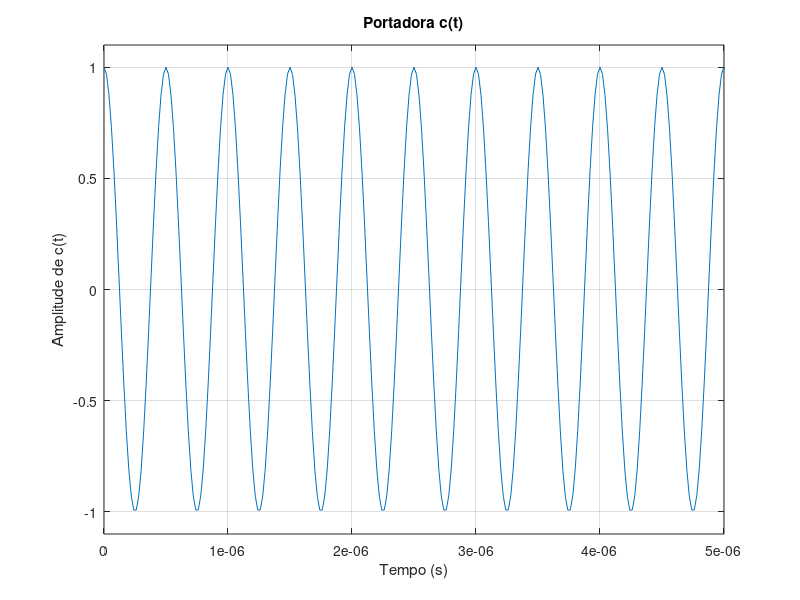
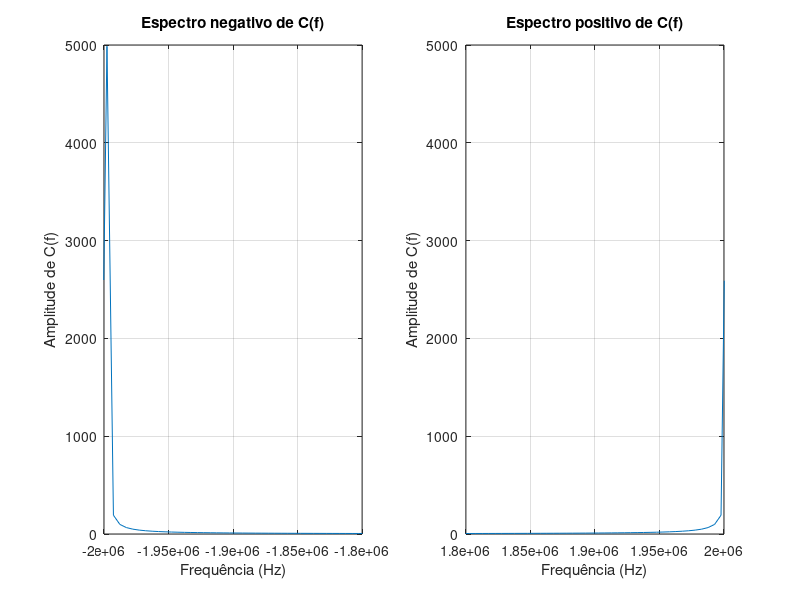
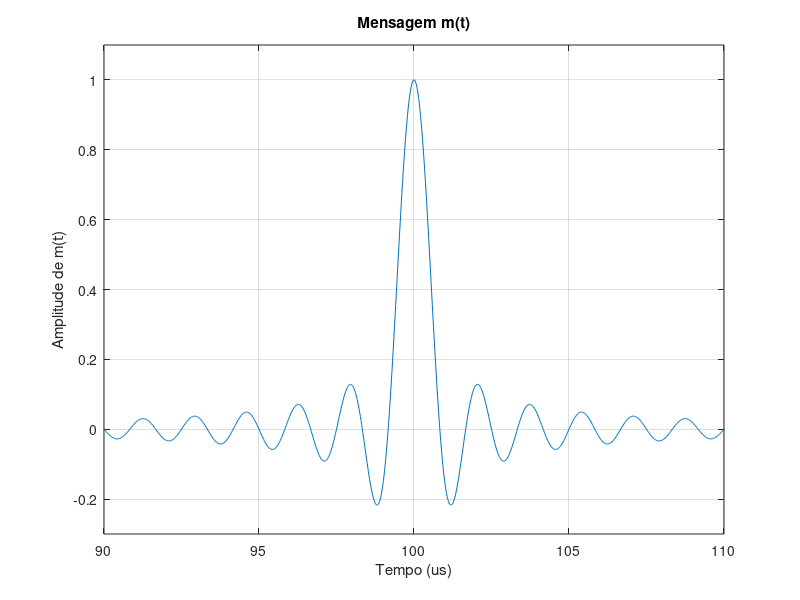

MATLAB code to generate these figures, in order: (Note: this script raises an error after producing the figures.)
%%%%%%%%%%%%%%%%%%%%%%%%%%%%%%% PCOM SEL 0616 %%%%%%%%%%%%%%%%%%%%%%%%%%%%%

%Carlos Henrique Hannas de Carvalho, nUSP: 11965988
%Gabriel Aguilar Soares de Melo, nUSP: 11915432
%Pedro Antonio Bruno Grando, nUSP: 12547166

%%%%%%%%%%%%%%%%%%%%%%%%%%%%%%%%%%%%%%%%%%%%%%%%%%%%%%%%%%%%%%%%%%%%%%%%%%%

close all
clear all

%%%%%%%%%%%%%%%%%%%%%%%%%%%%% DADOS INICIAIS %%%%%%%%%%%%%%%%%%%%%%%%%%%%%%

f_c = 2 * 10^6;                                                            %Frequencia da portadora (Hz)
f_samp = 50 * 10^6;                                                        %Frequencia de amostragem (Hz)

t_0 = 0;                                                                   %Tempo inicial (s)
t_f = 200 * 10^-6;                                                         %Tempo final (s)

N = f_samp * (t_f - t_0);                                                  %Quantidade de amostragens, no intervalo total de tempo

t = linspace(t_0, t_f, round(N));                                          %Vetor de tempo, com N amostras
f = linspace(-f_samp/2, f_samp/2, N);                                      %Vetor de frequencia, com N amostras

%%%%%%%%%%%%%%%%%%%%%%%%%%%%%%% EXERCICIO 1 %%%%%%%%%%%%%%%%%%%%%%%%%%%%%%%

%Intervalo de amplitude para plot no grafico
A_min = -1.1;                                                              %Amplitude minima para plot do exercicio 1 
A_max = 1.1;                                                               %Amplitude maxima para plot do exercicio 1

%Intervalo de tempo para plot no grafico
t_min = 0;                                                                 %Tempo minimo para plot do exercicio 1 (s)
t_max = 5 * 10^-6;                                                         %Tempo maximo para plot do exercicio 1 (s)

c_t = cos(2 * pi * f_c * t);                                               %Funcao da portadora c(t)

%Plot da portadora c(t)
figure
plot(t, c_t)
xlabel('Tempo (s)')
ylabel('Amplitude de c(t)')
xlim([t_min, t_max])                                                       %Intervalo de tempo do grafico
ylim([A_min, A_max])                                                       %Intervalo de amplitude do grafico 
title('Portadora c(t)');
grid on

%%%%%%%%%%%%%%%%%%%%%%%%%%%%%%%%%%%%%%%%%%%%%%%%%%%%%%%%%%%%%%%%%%%%%%%%%%%

%%%%%%%%%%%%%%%%%%%%%%%%%%%%%%% EXERCICIO 2 %%%%%%%%%%%%%%%%%%%%%%%%%%%%%%%

%Intervalo de frequencia para subplot negativo no grafico
f_neg_min = -2 * 10^6;                                                     %Frequencia minima negativa para subplot do exercicio 2 (Hz)
f_neg_max = -1.8 * 10^6;                                                   %Frequencia maxima negativa para subplot do exercicio 2 (Hz)

%Intervalo de frequencia para subplot positivo no grafico
f_pos_min = 1.8 * 10^6;                                                    %Frequencia minima negativa para subplot do exercicio 2 (Hz)
f_pos_max = 2 * 10^6;                                                      %Frequencia maxima positiva para subplot do exercicio 2 (Hz)

C_f = fft(c_t);                                                            %C(f): Transformada de Fourier de c(t)

%Plot dos espectros negativo e positivo
figure
subplot(1,2,1)                                                             %Posicao do espectro negativo no grafico
plot(f, fftshift(abs(C_f)))
xlabel('Frequência (Hz)')
ylabel('Amplitude de C(f)')
xlim([f_neg_min, f_neg_max])                                               %Intervalo de frequencia do espectro negativo no grafico
title('Espectro negativo de C(f)')
grid on

subplot(1,2,2)                                                             %Posicao do espectro positivo no grafico
plot(f, fftshift(abs(C_f)))
xlabel('Frequência (Hz)')
ylabel('Amplitude de C(f)')
xlim([f_pos_min, f_pos_max])                                               %Intervalo de frequencia do espectro positivo no grafico
title('Espectro positivo de C(f)')
grid on

%%%%%%%%%%%%%%%%%%%%%%%%%%%%%%%%%%%%%%%%%%%%%%%%%%%%%%%%%%%%%%%%%%%%%%%%%%%

%%%%%%%%%%%%%%%%%%%%%%%%%%%%%%% EXERCICIO 3 %%%%%%%%%%%%%%%%%%%%%%%%%%%%%%%

%Intervalo de tempo para plot no grafico
t_min = 90;                                                                %Tempo minimo para plot do exercicio 3 (us)
t_max = 110;                                                               %Tempo maximo para plot do exercicio 3 (us)

x = linspace(-120, 120, round(N));                                         %Define uma frequencia para sinc()
m1 = sinc(x);                                                              %Funcao da mensagem m(t)

%Plot da mensagem m(t)
figure
plot(t/1e-6, m1);
xlabel('Tempo (us)')
ylabel('Amplitude de m(t)')
xlim([t_min, t_max])                                                       %Intervalo de tempo do grafico
ylim([-0.3, 1.1])                                                          %Intervalo auxiliar
title('Mensagem m(t)')
grid on

%%%%%%%%%%%%%%%%%%%%%%%%%%%%%%%%%%%%%%%%%%%%%%%%%%%%%%%%%%%%%%%%%%%%%%%%%%%

%%%%%%%%%%%%%%%%%%%%%%%%%%%%%%% EXERCICIO 4 %%%%%%%%%%%%%%%%%%%%%%%%%%%%%%%

%Intervalo de frequencia para plot no grafico
f_min = -2 * 10^6;                                                         %Frequencia minima para plot do exercicio 4 (Hz)
f_max = 2 * 10^6;                                                          %Frequencia maxima para plot do exercicio 4 (Hz)

M1 = fft(m1);                                                              %M(f): Transformada de Fourier de m(t)

LMP = powerbw(abs(M1), f);                                                 %Calcula Largura de Meia Potencia (LMP)
fprintf('Largura de Meia Potencia: %.4f\n', LMP);

%Plot do espectro de M(f)
figure
plot(f, (fftshift(abs(M1))));
xlabel('Frequência (Hz)')
ylabel('Amplitude de M(f)')
xlim([f_min, f_max])                                                       %Intervalo de frequencia no grafico
title('Espectro de M(f)')
grid on

%%%%%%%%%%%%%%%%%%%%%%%%%%%%%%%%%%%%%%%%%%%%%%%%%%%%%%%%%%%%%%%%%%%%%%%%%%%

%%%%%%%%%%%%%%%%%%%%%%%%%%%%%%% EXERCICIO 5 %%%%%%%%%%%%%%%%%%%%%%%%%%%%%%%

%Intervalo de tempo para plot no grafico
t_min = 90 * 10^-6;                                                        %Tempo minimo para plot do exercicio 5 (s)
t_max = 110 * 10^-6;                                                       %Tempo maximo para plot do exercicio 5 (s)

s_t = c_t .* m1;                                                           %Funcao do sinal modulado s(t)

%Plot do sinal modulado de s(t)
figure
plot(t, s_t);
xlabel('Tempo (s)')
ylabel('Amplitude de s(t)')
xlim([t_min, t_max])                                                       %Intervalo de tempo no grafico
ylim([A_min, A_max])                                                       %Intervalo de amplitude no grafico
title('Sinal modulado s(t)')
grid on

%%%%%%%%%%%%%%%%%%%%%%%%%%%%%%%%%%%%%%%%%%%%%%%%%%%%%%%%%%%%%%%%%%%%%%%%%%%

%%%%%%%%%%%%%%%%%%%%%%%%%%%%%%% EXERCICIO 6 %%%%%%%%%%%%%%%%%%%%%%%%%%%%%%%

%Intervalo de frequencia para plot no grafico
f_min = -5 * 10^6;                                                         %Frequencia minima para plot do exercicio 6 (Hz)
f_max = 5 * 10^6;                                                          %Frequencia maxima para plot do exercicio 6 (Hz)

S_f = fft(s_t);                                                            %S(f): Transformada de Fourier de s(t)

%Plot do sinal modulado de s(t)
figure
plot(f, fftshift(abs(S_f)));
xlabel('Frequência (Hz)')
ylabel('Amplitude de S(f)')
xlim([f_min, f_max])                                                       %Intervalo de tempo no grafico
title('Espectro de S(f)')
grid on

%%%%%%%%%%%%%%%%%%%%%%%%%%%%%%%%%%%%%%%%%%%%%%%%%%%%%%%%%%%%%%%%%%%%%%%%%%%

%%%%%%%%%%%%%%%%%%%%%%%%%%%%%%% EXERCICIO 7 %%%%%%%%%%%%%%%%%%%%%%%%%%%%%%%

%Intervalo de frequencia para plot no grafico
f_min = -6 * 10^6;                                                         %Frequencia minima para plot do exercicio 7 (Hz)
f_max = 6 * 10^6;                                                          %Frequencia maxima para plot do exercicio 7 (Hz)

e_t = c_t .* s_t;                                                          %Funcao da demodulacao e(t)

E_f = fft(e_t);                                                            %E(f): Transformada de Fourier de e(t)

%Plot do sinal demodulado de e(t)
figure
plot(f, fftshift(abs(E_f)));
xlabel('Frequência (Hz)')
ylabel('Amplitude de E(f)')
xlim([f_min, f_max])                                                       %Intervalo de frequencia no grafico
title('Espectro do sinal demodulado E(f)')
grid on

%%%%%%%%%%%%%%%%%%%%%%%%%%%%%%%%%%%%%%%%%%%%%%%%%%%%%%%%%%%%%%%%%%%%%%%%%%%

%%%%%%%%%%%%%%%%%%%%%%%%%%%%%%% EXERCICIO 8 %%%%%%%%%%%%%%%%%%%%%%%%%%%%%%%

%Intervalo de frequencia para plot no grafico
f_min = -6 * 10^6;                                                         %Frequencia minima para plot do exercicio 8 (Hz)
f_max = 6 * 10^6;                                                          %Frequencia maxima para plot do exercicio 8 (Hz)

%Intervalo de frequencia para FPB aceitar
f_neg_min = -2 * 10^6;                                                     %Frequencia minima aceitavel pelo FPB (Hz)
f_pos_max = 2* 10^6;                                                       %Frequencia maxima aceitavel pelo FPB (Hz)

%Definicao de sistemas dinamicos
qsi = sqrt(2)/2;
w_n = 2 * pi * 2 * 10^6;
num = w_n^2;
den = [1 2*qsi*w_n w_n^2];

x_t = lsim(num, den, e_t, t);                                              %Resposta temporal x(t) simulada para o FPB
X_f = fft(x_t);                                                            %X(f): Transformada de Fourier de x(t)

FPB = zeros(1, N);                                                         %Inicializacao do FPB (filtro passa-baixa)
FPB(f >= f_neg_min & f <= f_pos_max) = 1;                                  %FPB aceita valores entre -2MHz e 2MHz

figure
subplot(1,2,1)
plot(fftshift(abs(X_f)))
xlabel('Frequência (Hz)')
ylabel('Amplitude do espectro')
xlim([f_min, f_max])                                                       %Intervalo de frequencia no grafico
title('Espectro do sinal após o filtro')
grid on

subplot(1,2,2)
plot(f, FPB, f, fftshift(abs(E_f)))
legend('FPB', 'E(f)')
xlabel('Frequência (Hz)')
ylabel('Amplitude do filtro')
xlim([f_min, f_max])
title('Filtro retangular')
grid on

%%%%%%%%%%%%%%%%%%%%%%%%%%%%%%%%%%%%%%%%%%%%%%%%%%%%%%%%%%%%%%%%%%%%%%%%%%%

%%%%%%%%%%%%%%%%%%%%%%%%%%%%%%% EXERCICIO 9 %%%%%%%%%%%%%%%%%%%%%%%%%%%%%%%

m2 = ifft(ifftshift(fftshift(X_f)));                                       %Recuperacao do sinal m'(t)

%Plot do sinal recuperado de m'(t)
figure
plot(t, m2)
xlabel('Tempo (s)')
ylabel('Amplitude de m''(t)')
xlim([t_min, t_max])                                                       %Intervalo de tempo no grafico
title('Sinal recuperado m''(t)')
grid on

coef = corrcoef(m1, m2);                                                   %Coeficiente de relacao entre os sinais m(t) e m'(t)
fprintf('Coeficiente de relação entre os sinais: %.4f\n', coef(1,2));   

%%%%%%%%%%%%%%%%%%%%%%%%%%%%%%%%%%%%%%%%%%%%%%%%%%%%%%%%%%%%%%%%%%%%%%%%%%%
